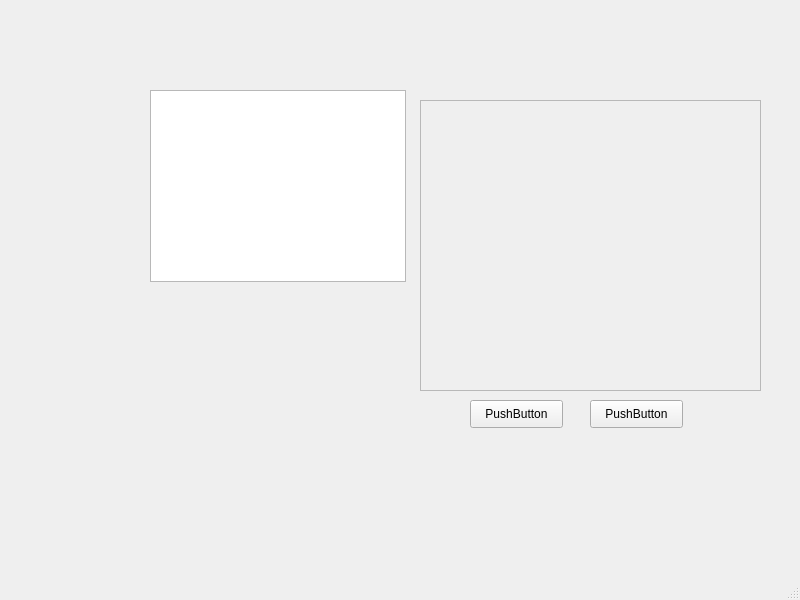
<?xml version="1.0" encoding="UTF-8"?>
<ui version="4.0">
 <class>MainWindow</class>
 <widget class="QMainWindow" name="MainWindow">
  <property name="geometry">
   <rect>
    <x>0</x>
    <y>0</y>
    <width>800</width>
    <height>600</height>
   </rect>
  </property>
  <property name="windowTitle">
   <string>MainWindow</string>
  </property>
  <widget class="QWidget" name="centralwidget">
   <widget class="QPushButton" name="pushButton">
    <property name="geometry">
     <rect>
      <x>590</x>
      <y>400</y>
      <width>93</width>
      <height>28</height>
     </rect>
    </property>
    <property name="text">
     <string>PushButton</string>
    </property>
   </widget>
   <widget class="QPushButton" name="pushButton_2">
    <property name="geometry">
     <rect>
      <x>470</x>
      <y>400</y>
      <width>93</width>
      <height>28</height>
     </rect>
    </property>
    <property name="text">
     <string>PushButton</string>
    </property>
   </widget>
   <widget class="QScrollArea" name="scrollArea">
    <property name="geometry">
     <rect>
      <x>420</x>
      <y>100</y>
      <width>341</width>
      <height>291</height>
     </rect>
    </property>
    <property name="widgetResizable">
     <bool>true</bool>
    </property>
    <widget class="QWidget" name="scrollAreaWidgetContents">
     <property name="geometry">
      <rect>
       <x>0</x>
       <y>0</y>
       <width>339</width>
       <height>289</height>
      </rect>
     </property>
    </widget>
   </widget>
   <widget class="QTableWidget" name="tableWidget">
    <property name="geometry">
     <rect>
      <x>150</x>
      <y>90</y>
      <width>256</width>
      <height>192</height>
     </rect>
    </property>
   </widget>
  </widget>
  <widget class="QMenuBar" name="menubar">
   <property name="geometry">
    <rect>
     <x>0</x>
     <y>0</y>
     <width>800</width>
     <height>26</height>
    </rect>
   </property>
  </widget>
  <widget class="QStatusBar" name="statusbar"/>
 </widget>
 <resources/>
 <connections/>
</ui>
